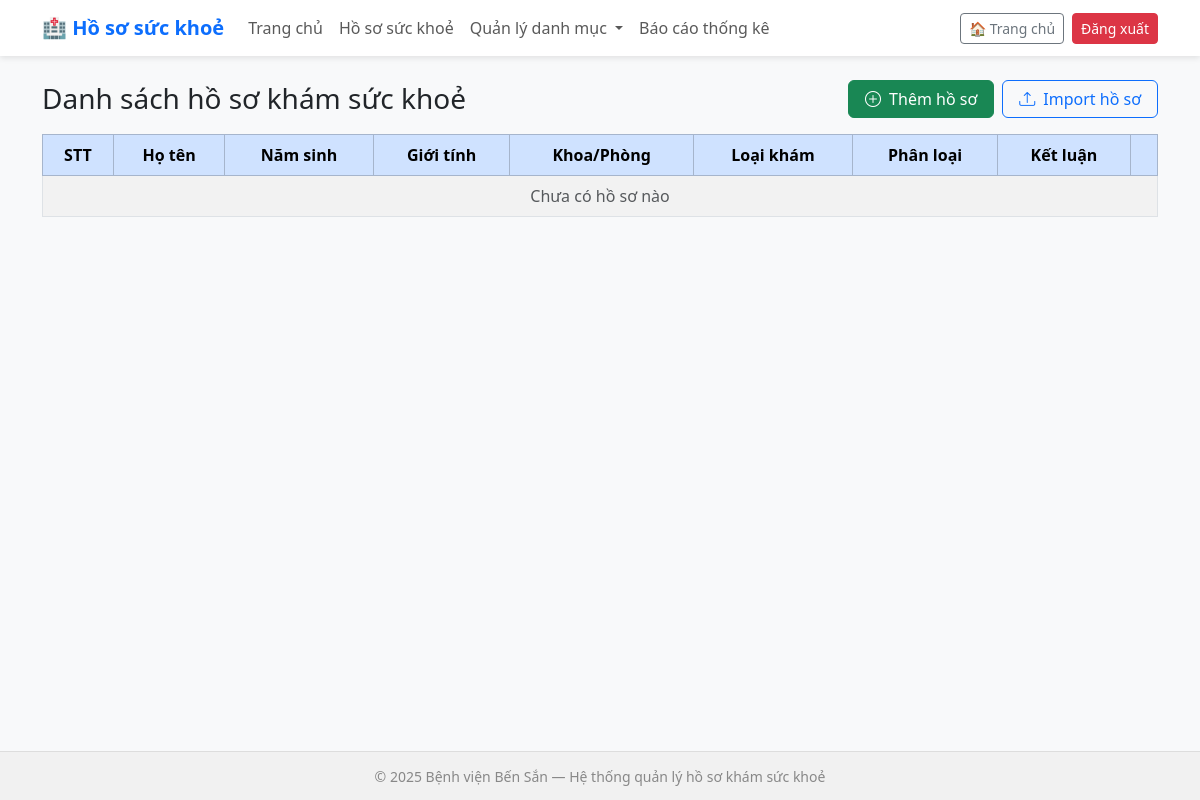
The page /health_records/ on the database as committed earlier.
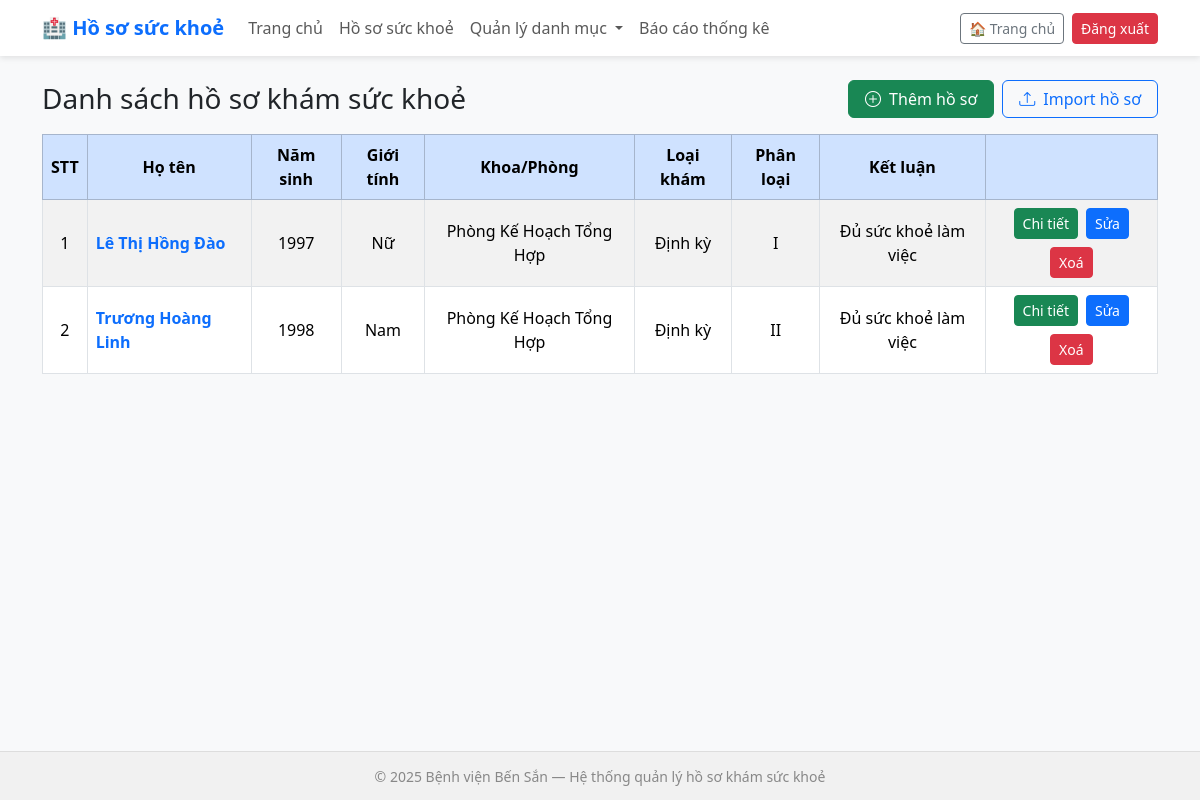
The same page on the database as committed later.
### health_records/models.py (models this page shows, shortened)
class HealthRecord(models.Model):
    ma_nv = models.CharField(max_length=50, verbose_name="Mã NV", null=True, blank=True, help_text="Mã nhân viên, không bắt buộc phải unique để lưu nhiều năm")
    full_name = models.CharField(max_length=200, verbose_name="Họ và tên")
    birth_year = models.PositiveIntegerField(blank=True, null=True, verbose_name="Năm sinh")
    GENDER_CHOICES = [('Nam', 'Nam'), ('Nữ', 'Nữ')]
    gender = models.CharField(max_length=10, choices=GENDER_CHOICES, blank=True, null=True, verbose_name="Giới tính")
    job_title = models.CharField(max_length=200, blank=True, null=True, verbose_name="Chức danh nghề nghiệp")
    position = models.CharField(max_length=200, blank=True, null=True, verbose_name="Chức vụ")
    department = models.ForeignKey(Department, on_delete=models.SET_NULL, null=True, blank=True, verbose_name="Khoa/Phòng")
    vaccinated_influvac = models.BooleanField(default=False, verbose_name="Influvac tetra 0.5ml/ Hà Lan")
    vaccinated_vaxigrip = models.BooleanField(default=False, verbose_name="Vaxigrip tetra 0.5ml/ Pháp")
    vaccination_date = models.DateField(blank=True, null=True, verbose_name="Ngày tiêm")
    year = models.PositiveIntegerField(verbose_name="Năm khám", help_text="Năm ghi nhận kết quả (ví dụ 2023)")
    exam_date = models.DateField(blank=True, null=True, verbose_name="Ngày khám")
    exam_type = models.ForeignKey(ExamType, on_delete=models.SET_NULL, null=True, blank=True, verbose_name="Loại khám")
    clinic_name = models.CharField(max_length=255, blank=True, null=True, verbose_name="Cơ sở khám")
    height_cm = models.DecimalField("Chiều cao (cm)", max_digits=6, decimal_places=2, blank=True, null=True)
    weight_kg = models.DecimalField("Cân nặng (kg)", max_digits=6, decimal_places=2, blank=True, null=True)
    blood_pressure = models.CharField("Huyết áp (mmHg)", max_length=50, blank=True, null=True)
    health_classification = models.ForeignKey(HealthClassification, on_delete=models.SET_NULL, null=True, blank=True, verbose_name="Phân loại sức khỏe")
    conclusion_text = models.CharField(max_length=255, blank=True, null=True, verbose_name="Kết luận (ghi tay, nếu có)")
    result_file = models.FileField(upload_to="health_results/", blank=True, null=True, verbose_name="File kết quả (PDF)")
    group = models.CharField(max_length=50, blank=True, null=True, verbose_name="Nhóm")
    note = models.TextField(blank=True, null=True, verbose_name="Ghi chú")
    created_at = models.DateTimeField(auto_now_add=True, verbose_name="Tạo lúc")
    updated_at = models.DateTimeField(auto_now=True, verbose_name="Cập nhật lúc")
    class Meta:
        verbose_name = "Hồ sơ khám sức khoẻ"
        verbose_name_plural = "Hồ sơ khám sức khoẻ"
        ordering = ['-year', 'full_name']
    @property
    def conclusion(self):
        if self.conclusion_text:
            return self.conclusion_text
        if not self.health_classification:
            return ""
        name = str(self.health_classification.name).strip().upper()
        if name in ["I", "II", "III"]:
            return "Đủ sức khoẻ làm việc"
        if name == "IV":
            return "Làm việc hợp lý"
        return ""

class Department(models.Model):
    name = models.CharField(max_length=100, unique=True, verbose_name="Tên khoa/phòng")
    def __str__(self):
        return self.name
    class Meta:
        verbose_name = "Khoa/Phòng"
        verbose_name_plural = "Khoa/Phòng"

class ExamType(models.Model):
    name = models.CharField(max_length=100, unique=True, verbose_name="Loại khám")
    def __str__(self):
        return self.name
    class Meta:
        verbose_name = "Loại khám"
        verbose_name_plural = "Loại khám"

class HealthClassification(models.Model):
    code = models.CharField(max_length=10, unique=True, verbose_name="Mã loại")  # ví dụ: I, II, III, IV
    name = models.CharField(max_length=50, unique=True, verbose_name="Phân loại")
    description = models.TextField(blank=True, null=True, verbose_name="Ghi chú")
    def __str__(self):
        return self.name
    class Meta:
        verbose_name = "Phân loại sức khoẻ"
        verbose_name_plural = "Phân loại sức khoẻ"

### health_records/views.py (the view)
# urls.py: path('health_records/', views.healthrecord_list, name='healthrecord_list'),
def healthrecord_list(request):
    records = HealthRecord.objects.all().order_by('-year', 'full_name')
    return render(request, 'health_records/healthrecord_list.html', {'records': records})

### health_records/templates/health_records/healthrecord_list.html (shortened to what this page needs)
{% extends 'health_records/base.html' %}
{% block content %}
<div class="d-flex justify-content-between align-items-center mb-3">
  <h3 class="mb-0">Danh sách hồ sơ khám sức khoẻ</h3>
  <div class="d-flex gap-2">
    <a href="{% url 'healthrecord_add' %}" class="btn btn-success d-flex align-items-center px-3">
      <i class="bi bi-plus-circle me-2"></i> Thêm hồ sơ
    </a>
    <a href="{% url 'import_health_records' %}" class="btn btn-outline-primary d-flex align-items-center px-3">
      <i class="bi bi-upload me-2"></i> Import hồ sơ
    </a>
  </div>
</div>
<table class="table table-striped table-bordered align-middle">
  <thead class="table-primary text-center">
    <tr class="align-middle">
      <th>STT</th>
      <th>Họ tên</th>
      <th>Năm sinh</th>
      <th>Giới tính</th>
      <th>Khoa/Phòng</th>
      <th>Loại khám</th>
      <th>Phân loại</th>
      <th>Kết luận</th>
      <th></th>
    </tr>
  </thead>
  <tbody>
    {% for record in records %}
    <tr class="align-middle text-center">
      <td>{{ forloop.counter }}</td>
      <td class="text-left name-cell"><a href="{% url 'health_record_detail' record.id %}" class="link">{{ record.full_name }}</a></td>
      <td>{{ record.birth_year }}</td>
      <td>{{ record.gender }}</td>
      <td>{{ record.department }}</td>
      <td>{{ record.exam_type }}</td>
      <td>{{ record.health_classification }}</td>
      <td>{{ record.conclusion }}</td>
      <td class="text-center align-middle">
        <div class="d-flex justify-content-center flex-wrap gap-2">
          <a href="{% url 'health_record_detail' record.id %}" class="btn btn-sm btn-success">Chi tiết</a>
          <a href="{% url 'healthrecord_edit' record.id %}" class="btn btn-sm btn-primary">Sửa</a>
          <a href="{% url 'healthrecord_delete' record.id %}" class="btn btn-sm btn-danger">Xoá</a>
        </div>
      </td>
    </tr>
    {% empty %}
    <tr><td colspan="9" class="text-center text-muted">Chưa có hồ sơ nào</td></tr>
    {% endfor %}
  </tbody>
</table>
{% endblock %}

Rows that differ between the two databases and show on the page:
added HealthRecord: full_name "Lê Thị Hồng Đào", birth_year "1997", gender "Nữ", department "Phòng Kế Hoạch Tổng Hợp", exam_type "Định kỳ", health_classification "I", conclusion "Đủ sức khoẻ làm việc"
added HealthRecord: full_name "Trương Hoàng Linh", birth_year "1998", gender "Nam", department "Phòng Kế Hoạch Tổng Hợp", exam_type "Định kỳ", health_classification "II", conclusion "Đủ sức khoẻ làm việc"
Other text that changed with them:
text no longer shown: "Chưa có hồ sơ nào"
